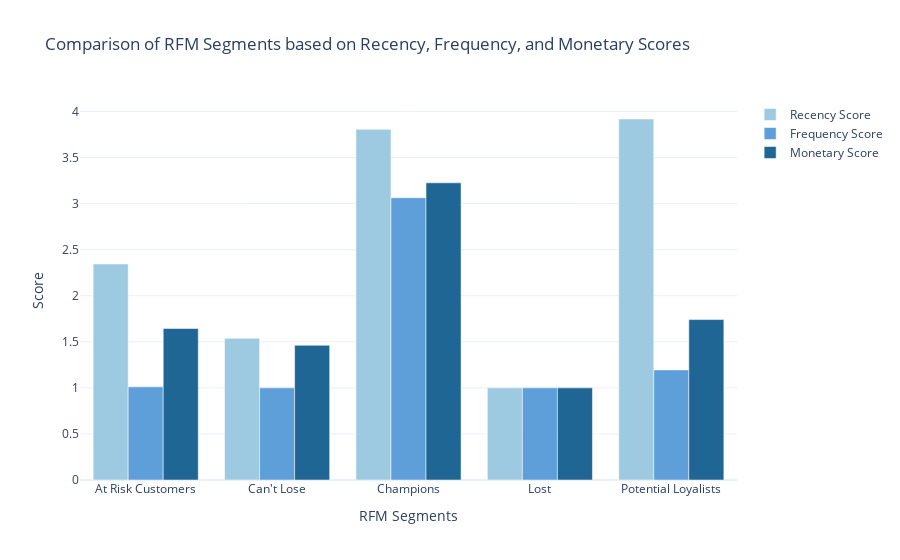

Here is the notebook cell this chart was saved with:
### Code cell
# Calculate the average Recency, Frequency, and Monetary scores for each segment
segment_scores = data.groupby('RFM Customer Segments')[['RecencyScore', 'FrequencyScore', 'MonetaryScore']].mean().reset_index()

# Create a grouped bar chart to compare segment scores
fig = go.Figure()

# Add bars for Recency score
fig.add_trace(go.Bar(
    x=segment_scores['RFM Customer Segments'],
    y=segment_scores['RecencyScore'],
    name='Recency Score',
    marker_color='rgb(158,202,225)'
))

# Add bars for Frequency score
fig.add_trace(go.Bar(
    x=segment_scores['RFM Customer Segments'],
    y=segment_scores['FrequencyScore'],
    name='Frequency Score',
    marker_color='rgb(94,158,217)'
))

# Add bars for Monetary score
fig.add_trace(go.Bar(
    x=segment_scores['RFM Customer Segments'],
    y=segment_scores['MonetaryScore'],
    name='Monetary Score',
    marker_color='rgb(32,102,148)'
))

# Update the layout
fig.update_layout(
    title='Comparison of RFM Segments based on Recency, Frequency, and Monetary Scores',
    xaxis_title='RFM Segments',
    yaxis_title='Score',
    barmode='group',
    showlegend=True
)

fig.show()

### Figure 1 — Plotly figure (JSON) as saved in the notebook; plotly's stock layout.template omitted (floating-point values rounded to 4 significant figures)
{"data": [{"marker": {"color": "rgb(158,202,225)"}, "name": "Recency Score", "type": "bar", "x": ["At Risk Customers", "Can't Lose", "Champions", "Lost", "Potential Loyalists"], "y": [2.344, 1.538, 3.806, 1, 3.918]}, {"marker": {"color": "rgb(94,158,217)"}, "name": "Frequency Score", "type": "bar", "x": ["At Risk Customers", "Can't Lose", "Champions", "Lost", "Potential Loyalists"], "y": [1.011, 1, 3.065, 1, 1.195]}, {"marker": {"color": "rgb(32,102,148)"}, "name": "Monetary Score", "type": "bar", "x": ["At Risk Customers", "Can't Lose", "Champions", "Lost", "Potential Loyalists"], "y": [1.644, 1.462, 3.226, 1, 1.742]}], "layout": {"barmode": "group", "showlegend": true, "title": {"text": "Comparison of RFM Segments based on Recency, Frequency, and Monetary Scores"}, "xaxis": {"title": {"text": "RFM Segments"}}, "yaxis": {"title": {"text": "Score"}}}}
